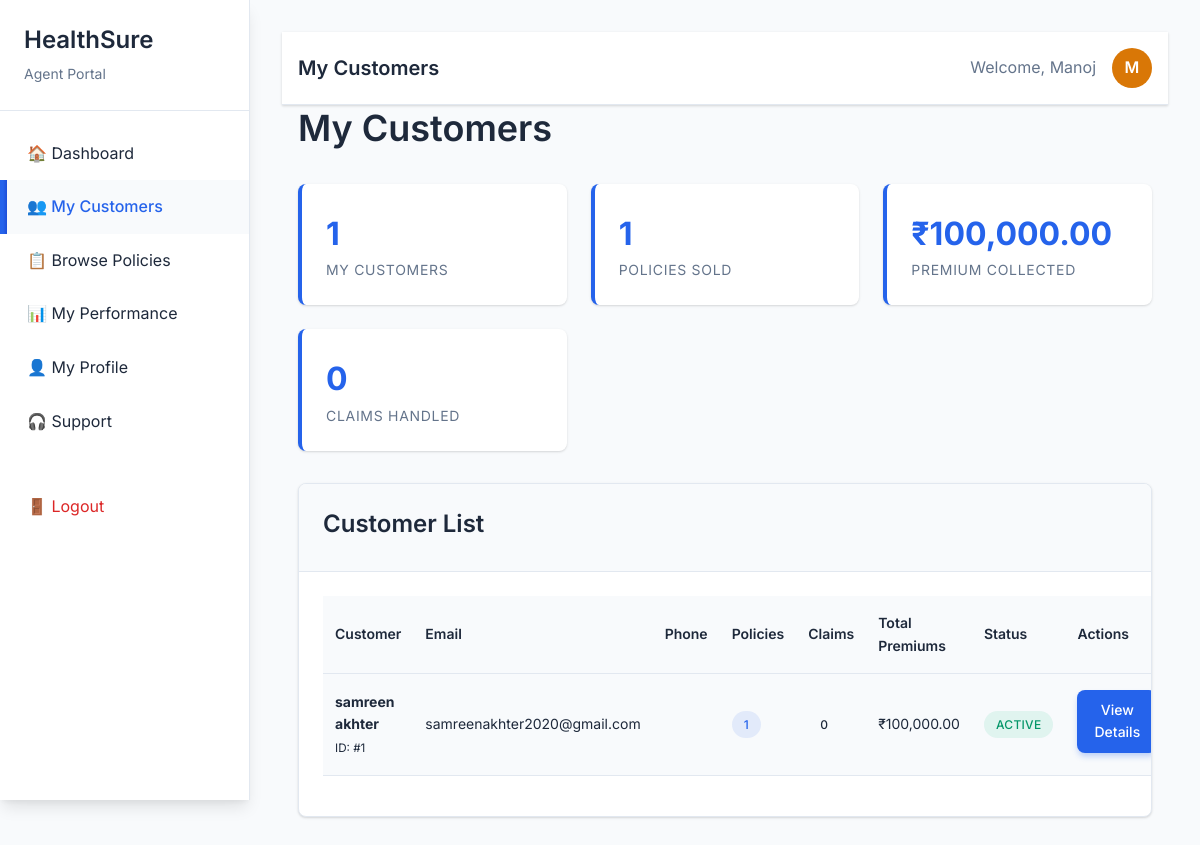
The app's page /HealthSure/agent/customers.php (signed in) with its own data.
### tables this page shows
CREATE TABLE `agents` (
  `agent_id` int(11) NOT NULL,
  `user_id` int(11) DEFAULT NULL,
  `first_name` varchar(100) NOT NULL,
  `last_name` varchar(100) NOT NULL,
  `phone` varchar(15) DEFAULT NULL,
  `branch` varchar(100) DEFAULT NULL,
  `license_number` varchar(50) DEFAULT NULL,
  `hire_date` date DEFAULT NULL,
  `created_at` timestamp NOT NULL DEFAULT current_timestamp()
);

CREATE TABLE `customers` (
  `customer_id` int(11) NOT NULL,
  `user_id` int(11) DEFAULT NULL,
  `first_name` varchar(100) NOT NULL,
  `last_name` varchar(100) NOT NULL,
  `phone` varchar(15) DEFAULT NULL,
  `address` text DEFAULT NULL,
  `date_of_birth` date DEFAULT NULL,
  `gender` enum('male','female','other') DEFAULT NULL,
  `agent_id` int(11) DEFAULT NULL,
  `created_at` timestamp NOT NULL DEFAULT current_timestamp()
);

CREATE TABLE `users` (
  `user_id` int(11) NOT NULL,
  `email` varchar(255) NOT NULL,
  `password_hash` varchar(255) NOT NULL,
  `role` enum('admin','agent','customer') NOT NULL,
  `status` enum('active','blocked') DEFAULT 'active',
  `created_at` timestamp NOT NULL DEFAULT current_timestamp(),
  `updated_at` timestamp NOT NULL DEFAULT current_timestamp() ON UPDATE current_timestamp()
);

### HealthSure/includes/functions.php (called while the page is built, shortened)
<?php
function format_currency($amount) {
    return '₹' . number_format($amount, 2);
}
function get_agent_info($user_id, $conn) {
    $stmt = $conn->prepare("SELECT a.*, u.email FROM agents a
                           JOIN users u ON a.user_id = u.user_id
                           WHERE a.user_id = ?");
    $stmt->execute([$user_id]);
    return $stmt->fetch(PDO::FETCH_ASSOC);
}
?>

### HealthSure/agent/customers.php (the view, shortened to what this page needs)
<?php
require_once '../config/database.php';
require_once '../includes/functions.php';
$agent_info = get_agent_info($_SESSION['user_id'], $conn);
$action = $_GET['action'] ?? 'list';
try {
    $stmt = $conn->prepare("SELECT c.*, u.email, u.status as user_status,
                           COUNT(DISTINCT ph.holder_id) as total_policies,
                           COUNT(DISTINCT cl.claim_id) as total_claims,
                           COALESCE(SUM(py.amount), 0) as total_premiums
                           FROM customers c
                           JOIN users u ON c.user_id = u.user_id
                           LEFT JOIN policy_holders ph ON c.customer_id = ph.customer_id
                           LEFT JOIN claims cl ON ph.holder_id = cl.holder_id
                           LEFT JOIN payments py ON ph.holder_id = py.holder_id AND py.payment_type = 'premium'
                           WHERE c.agent_id = ?
                           GROUP BY c.customer_id
                           ORDER BY c.created_at DESC");
    $stmt->execute([$agent_info['agent_id']]);
    $my_customers = $stmt->fetchAll(PDO::FETCH_ASSOC);
} catch (PDOException $e) {
    $my_customers = [];
    set_flash_message('warning', 'Unable to load customer data.');
}
try {
    $stmt = $conn->prepare("SELECT
                           COUNT(DISTINCT c.customer_id) as total_customers,
                           COUNT(DISTINCT ph.holder_id) as total_policies,
                           COALESCE(SUM(py.amount), 0) as total_premiums,
                           COUNT(DISTINCT cl.claim_id) as total_claims
                           FROM customers c
                           LEFT JOIN policy_holders ph ON c.customer_id = ph.customer_id
                           LEFT JOIN payments py ON ph.holder_id = py.holder_id AND py.payment_type = 'premium'
                           LEFT JOIN claims cl ON ph.holder_id = cl.holder_id
                           WHERE c.agent_id = ?");
    $stmt->execute([$agent_info['agent_id']]);
    $agent_stats = $stmt->fetch(PDO::FETCH_ASSOC);
} catch (PDOException $e) {
    $agent_stats = ['total_customers' => 0, 'total_policies' => 0, 'total_premiums' => 0, 'total_claims' => 0];
}
?>
<!DOCTYPE html>
<html lang="en">
<head>
    <link rel="stylesheet" href="../assets/css/style.css">
    <link rel="stylesheet" href="../assets/css/animations.css">
</head>
<body>
    <?php include 'includes/sidebar.php'; ?>
    <div class="main-content">
        <?php include 'includes/header.php'; ?>
        <div class="container">
            <div class="d-flex justify-content-between align-items-center mb-4">
                <h1>My Customers</h1>
            </div>
            <?php if ($action === 'list'): ?>
                <div class="stats-grid mb-4">
                    <div class="stat-card">
                        <div class="stat-number"><?php echo $agent_stats['total_customers']; ?></div>
                        <div class="stat-label">My Customers</div>
                    </div>
                    <div class="stat-card">
                        <div class="stat-number"><?php echo $agent_stats['total_policies']; ?></div>
                        <div class="stat-label">Policies Sold</div>
                    </div>
                    <div class="stat-card">
                        <div class="stat-number"><?php echo format_currency($agent_stats['total_premiums']); ?></div>
                        <div class="stat-label">Premium Collected</div>
                    </div>
                    <div class="stat-card">
                        <div class="stat-number"><?php echo $agent_stats['total_claims']; ?></div>
                        <div class="stat-label">Claims Handled</div>
                    </div>
                </div>
                <?php if (empty($my_customers)): ?>
                    <div class="card">
                        <div class="card-body text-center">
                            <h4>No Customers Assigned</h4>
                            <p class="text-light">You don't have any customers assigned yet. Contact your admin to get customer assignments.</p>
                        </div>
                    </div>
                <?php else: ?>
                    <div class="card">
                        <div class="card-header">
                            <h3>Customer List</h3>
                        </div>
                        <div class="card-body">
                            <table class="table table-striped">
                                <thead>
                                    <tr>
                                        <th>Customer</th>
                                        <th>Email</th>
                                        <th>Phone</th>
                                        <th>Policies</th>
                                        <th>Claims</th>
                                        <th>Total Premiums</th>
                                        <th>Status</th>
                                        <th>Actions</th>
                                    </tr>
                                </thead>
                                <tbody>
                                    <?php foreach ($my_customers as $customer): ?>
                                        <tr>
                                            <td>
                                                <strong><?php echo htmlspecialchars($customer['first_name'] . ' ' . $customer['last_name']); ?></strong><br>
                                                <small class="text-light">ID: #<?php echo $customer['customer_id']; ?></small>
                                            </td>
                                            <td><?php echo htmlspecialchars($customer['email']); ?></td>
                                            <td><?php echo htmlspecialchars($customer['phone'] ?? 'Not provided'); ?></td>
                                            <td><span class="badge badge-primary"><?php echo $customer['total_policies']; ?></span></td>
                                            <td><span class="badge badge-info"><?php echo $customer['total_claims']; ?></span></td>
                                            <td><?php echo format_currency($customer['total_premiums']); ?></td>
                                            <td>
                                                <span class="badge badge-<?php echo $customer['user_status'] === 'active' ? 'success' : 'danger'; ?>">
                                                    <?php echo ucfirst($customer['user_status']); ?>
                                                </span>
                                            </td>
                                            <td>
                                                <a href="?action=view&customer_id=<?php echo $customer['customer_id']; ?>" class="btn btn-sm btn-primary">View Details</a>
                                            </td>
                                        </tr>
                                    <?php endforeach; ?>
                                </tbody>
                            </table>
                        </div>
                    </div>
                <?php endif; ?>
            <?php endif; ?>
        </div>
    </div>
</body>
</html>

### HealthSure/agent/includes/header.php
<?php
$agent_info = get_agent_info($_SESSION['user_id'], $conn);
?>
<div class="navbar">
    <div class="container d-flex justify-content-between align-items-center">
        <div>
            <h4 style="margin: 0; color: var(--text-dark);">
                <?php
                $page_titles = [
                    'dashboard.php' => 'Dashboard',
                    'customers.php' => 'My Customers',
                    'reports.php' => 'Performance Reports',
                    'profile.php' => 'My Profile',
                    'support.php' => 'Support'
                ];
                echo $page_titles[basename($_SERVER['PHP_SELF'])] ?? 'Agent Portal';
                ?>
            </h4>
        </div>
        <div class="d-flex align-items-center" style="gap: 1rem;">
            <span style="color: var(--text-light);">Welcome, <?php echo htmlspecialchars($agent_info['first_name']); ?></span>
            <div style="width: 40px; height: 40px; background: var(--warning-color); border-radius: 50%; display: flex; align-items: center; justify-content: center; color: white; font-weight: 600;">
                <?php echo strtoupper(substr($agent_info['first_name'], 0, 1)); ?>
            </div>
        </div>
    </div>
</div>

### HealthSure/assets/css/style.css (style rules this page uses)
* { margin: 0; padding: 0; box-sizing: border-box; }
:root { --primary-color: #2563eb; --primary-dark: #1d4ed8; --secondary-color: #64748b; --success-color: #059669; --warning-color: #d97706; --danger-color: #dc2626; --light-bg: #f8fafc; --white: #ffffff; --text-dark: #1e293b; --text-light: #64748b; --border-color: #e2e8f0; --shadow: 0 1px 3px 0 rgba(0, 0, 0, 0.1), 0 1px 2px 0 rgba(0, 0, 0, 0.06); --shadow-lg: 0 10px 15px -3px rgba(0, 0, 0, 0.1), 0 4px 6px -2px rgba(0, 0, 0, 0.05); --shadow-xl: 0 20px 25px -5px rgba(0, 0, 0, 0.1), 0 10px 10px -5px rgba(0, 0, 0, 0.04); --transition: all 0.3s cubic-bezier(0.4, 0, 0.2, 1); --border-radius: 0.5rem; --border-radius-lg: 0.75rem; }
body { font-family: 'Inter', -apple-system, BlinkMacSystemFont, 'Segoe UI', Roboto, sans-serif; line-height: 1.6; color: var(--text-dark); background-color: var(--light-bg); overflow-x: hidden; min-height: 100vh; }
h1, h2, h3, h4, h5, h6 { font-weight: 600; line-height: 1.3; margin-bottom: 0.5rem; }
h1 { font-size: 2.25rem; }
h3 { font-size: 1.5rem; }
h4 { font-size: 1.25rem; }
.container { max-width: 1200px; margin: 0 auto; padding: 0 1rem; width: 100%; }
.card { background: var(--white); border-radius: var(--border-radius); box-shadow: var(--shadow); border: 1px solid var(--border-color); overflow: hidden; transition: var(--transition); margin-bottom: 1.5rem; }
.card-header { padding: 1.5rem; border-bottom: 1px solid var(--border-color); background: var(--light-bg); }
.card-body { padding: 1.5rem; }
.navbar { background: var(--white); border-bottom: 1px solid var(--border-color); box-shadow: var(--shadow); padding: 1rem 0; }
.main-content { margin-left: 250px; padding: 2rem; min-height: 100vh; transition: var(--transition); }
.btn { display: inline-block; padding: 0.75rem 1.5rem; font-size: 0.875rem; font-weight: 500; text-align: center; text-decoration: none; border: 1px solid transparent; border-radius: var(--border-radius); cursor: pointer; transition: var(--transition); position: relative; overflow: hidden; user-select: none; }
.btn::before { content: ''; position: absolute; top: 0; left: -100%; width: 100%; height: 100%; background: linear-gradient(90deg, transparent, rgba(255,255,255,0.2), transparent); transition: var(--transition); }
.btn-primary { background: var(--primary-color); color: var(--white); box-shadow: 0 4px 6px -1px rgba(37, 99, 235, 0.3); }
.btn-sm { padding: 0.5rem 1rem; font-size: 0.875rem; }
.table { width: 100%; border-collapse: collapse; margin-bottom: 1rem; font-size: 0.875rem; }
.table th, .table td { padding: 1rem 0.75rem; text-align: left; border-bottom: 1px solid var(--border-color); vertical-align: middle; }
.table th { font-weight: 600; background: var(--light-bg); color: var(--text-dark); position: sticky; top: 0; z-index: 10; }
.table tbody tr { transition: var(--transition); }
.table-striped tbody tr:nth-child(odd) { background: var(--light-bg); }
.badge { display: inline-flex; align-items: center; padding: 0.25rem 0.75rem; font-size: 0.75rem; font-weight: 500; border-radius: 9999px; text-transform: uppercase; letter-spacing: 0.025em; transition: var(--transition); animation: fadeInScale 0.3s ease-out; }
.badge-success { background: rgba(16, 185, 129, 0.1); color: var(--success-color); }
.badge-primary { background: rgba(37, 99, 235, 0.1); color: var(--primary-color); }
.mb-4 { margin-bottom: 1.5rem; }
.d-flex { display: flex; }
.justify-content-between { justify-content: space-between; }
.align-items-center { align-items: center; }
.stats-grid { display: grid; grid-template-columns: repeat(auto-fit, minmax(200px, 1fr)); gap: 1.5rem; margin-bottom: 2rem; }
.stat-card { background: var(--white); padding: 1.5rem; border-radius: var(--border-radius); box-shadow: var(--shadow); border-left: 4px solid var(--primary-color); transition: var(--transition); position: relative; overflow: hidden; }
.stat-card::before { content: ''; position: absolute; top: 0; left: 0; right: 0; height: 4px; background: linear-gradient(90deg, var(--primary-color), var(--primary-dark)); transform: scaleX(0); transition: var(--transition); }
.stat-number { font-size: 2rem; font-weight: 700; color: var(--primary-color); }
.stat-label { color: var(--text-light); font-size: 0.875rem; text-transform: uppercase; letter-spacing: 0.05em; }
.animate-in { animation: fadeInUp 0.6s ease-out; }
.page-transition { opacity: 0; transform: translateY(20px); transition: all 0.3s ease-out; }
.page-transition.loaded { opacity: 1; transform: translateY(0); }

### records on screen
agents: first_name "Manoj", first_name "M"
customers: first_name+last_name "samreen akhter", customer_id "1", user.email "samreenakhter2020@gmail.com", total_policies "1", total_claims "0", total_premiums "₹100,000.00", user.status "ACTIVE"

### other values on screen
$page_titles[basename($_SERVER['PHP_SELF'])] "My Customers"
$agent_stats['total_customers'] "1"
$agent_stats['total_policies'] "1"
format_currency($agent_stats['total_premiums']) "₹100,000.00"
$agent_stats['total_claims'] "0"
